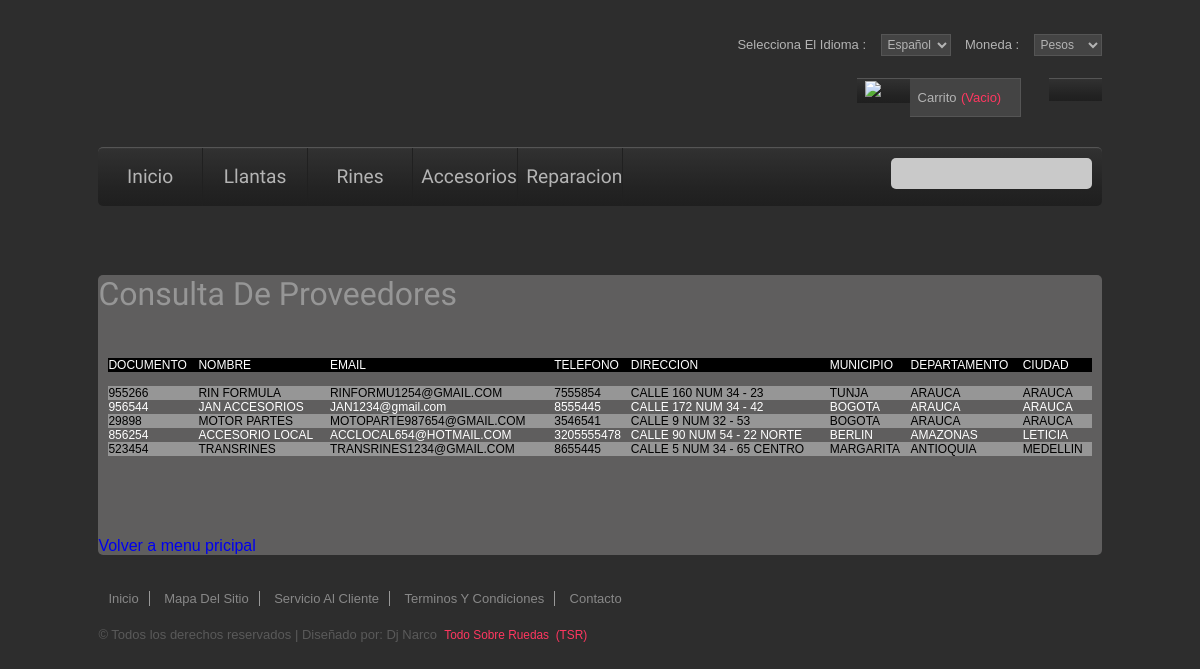
The page /Cosuta_provee.php on the database its author committed.
### tables this page shows
CREATE TABLE `proveedor` (
  `_id_provee` int(11) NOT NULL,
  `tipo_doc_pro` varchar(20) NOT NULL,
  `num_provee` int(20) NOT NULL,
  `nom_provee` varchar(42) NOT NULL,
  `email` varchar(30) NOT NULL,
  `tel_provee` varchar(46) NOT NULL,
  `direc_provee` varchar(45) NOT NULL,
  `ciudad_provee` varchar(50) NOT NULL,
  `_id_ubicacion` int(11) NOT NULL,
  `fec_creada` date NOT NULL
);

CREATE TABLE `ubicacion` (
  `_id_ubicacion` int(11) NOT NULL,
  `departamento` varchar(42) NOT NULL,
  `ciudad` varchar(43) NOT NULL
);

### db/utilidades_sql.php (called while the page is built, shortened)
<?php
$mysqli = New MySqli (DB_HOST,DB_USER,DB_PASSWORD,DB_DATABASE);
mysqli_set_charset($mysqli, "utf8");
function get_proveedor(){
	global $mysqli;
	$sql = "SELECT _id_provee, num_provee, nom_provee, email, tel_provee, direc_provee, ciudad_provee,ubicacion.departamento, ubicacion.ciudad FROM proveedor,ubicacion WHERE proveedor._id_ubicacion=ubicacion._id_ubicacion";
	return 	$mysqli ->query($sql);
}
?>

### Cosuta_provee.php (the view, shortened to what this page needs)
<!DOCTYPE HTML>
<html>
<head>
<link href="css/estilo23.css" rel="stylesheet" type="text/css" media="all" />
</head>
<body>
<?php
    include_once('php/banner.php')
    ?>
    <?php
    include_once('php/header.php')
    ?>
</div>
<div class="main">
<div class="main1">
<div class="boxes">
        <h2>Consulta de proveedores </h2>
        <div class="repair">
             <section><p>
<?php
include_once ('db/utilidades_sql.php');
$result = get_proveedor();
echo "<table class='datos' border: green 5px solid;>";
echo "<th>DOCUMENTO</th><th>NOMBRE</th><th>EMAIL</th><th>TELEFONO</th><th>DIRECCION</th><th>MUNICIPIO</th>  <th>DEPARTAMENTO</th><th>CIUDAD</th>";
echo "<tr><td><br></td></tr>";
$i=1;
while( $row = $result->fetch_assoc ())
{
    if ($i%2==0){
        echo "<tr class='fondofila1'>";
    }else{
        echo "<tr class='fondofila2'>";
    }
    echo "<td>".$row[ "num_provee"     ]."</td>";
    echo "<td>".$row[ "nom_provee"     ]."</td>";
    echo "<td>".$row[ "email"       ]."</td>";
    echo "<td>".$row[ "tel_provee"     ]."</td>";
    echo "<td>".$row[ "direc_provee"   ]."</td>";
    echo "<td>".$row[ "ciudad_provee"    ]."</td>";
    echo "<td>".$row[ "departamento"]."</td>";
    echo "<td>".$row[ "ciudad"]."</td>";
    echo "<tr>";
    $i++;
}
    echo "</table>";
?></table>
<BR><BR>
<div align="left"><a href="index.php">Volver a menu pricipal</a></div>
            </section></p>
    </div>
  </div>
</div>
</div>
<?php
    include_once('php/footer.php')
?>

### css/estilo23.css (style rules this page uses)
html,body,div,span,applet,object,iframe,h1,h2,h3,h4,h5,h6,p,blockquote,pre,a,abbr,acronym,address,big,cite,code,del,dfn,em,img,ins,kbd,q,s,samp,small,strike,strong,sub,sup,tt,var,b,u,i,dl,dt,dd,ol,nav ul,nav li,fieldset,form,label,legend,table,caption,tbody,tfoot,thead,tr,th,td,article,aside,canvas,details,embed,figure,figcaption,footer,header,hgroup,menu,nav,output,ruby,section,summary,time,mark,audio,video { margin:0;padding:0;border:0;font-size:100%;font:inherit;vertical-align:baseline; }
article, aside, details, figcaption, figure,footer, header, hgroup, menu, nav, section { display: block; }
table { border-collapse:collapse;border-spacing:0; }
a { text-decoration:none; }
body { font-family: Arial, Geneva,Helvetica, sans-serif; font-size: 100%; background: #2d2d2d; filter: progid:DXImageTransform.Microsoft.gradient( startColorstr='#2d2d2d', endColorstr='#0a0a0a',GradientType=1 ); }
.main { margin: 3% 6%; background: #5F5E5E; border-radius: 5px; }
.main1 { width: 100%; }
.repair { margin-top:3%; }
.boxes h2 { color: #969696; text-transform: capitalize; font-size: 2em; font-weight: normal; font-family: 'Anaheim', sans-serif; }
.datos { font-size: 11px; color:white; font-family: "Lucida Sans Unicode", "Lucida Grande", Sans-Serif; font-size: 12px; margin:auto; margin-top: 45px; margin-bottom: 45px; width: 98%; text-align: left; border-collapse: collapse; }
.datos th { color:white; background-color: black; }
.fondofila1 { background-color: #5F5E5E ; }
.fondofila2 { background-color: #969696; color:black; }

### rows shown on the page
proveedor: num_provee "955266", nom_provee "RIN FORMULA", email "RINFORMU1254@GMAIL.COM", tel_provee "7555854", direc_provee "CALLE 160 NUM 34 - 23", ciudad_provee "TUNJA", _id_ubicacion.departamento "ARAUCA", _id_ubicacion.ciudad "ARAUCA"
proveedor: num_provee "956544", nom_provee "JAN ACCESORIOS", email "JAN1234@gmail.com", tel_provee "8555445", direc_provee "CALLE 172 NUM 34 - 42", ciudad_provee "BOGOTA", _id_ubicacion.departamento "ARAUCA", _id_ubicacion.ciudad "ARAUCA"
proveedor: num_provee "29898", nom_provee "MOTOR PARTES", email "MOTOPARTE987654@GMAIL.COM", tel_provee "3546541", direc_provee "CALLE 9 NUM 32 - 53", ciudad_provee "BOGOTA", _id_ubicacion.departamento "ARAUCA", _id_ubicacion.ciudad "ARAUCA"
proveedor: num_provee "856254", nom_provee "ACCESORIO LOCAL", email "ACCLOCAL654@HOTMAIL.COM", tel_provee "3205555478", direc_provee "CALLE 90 NUM 54 - 22 NORTE", ciudad_provee "BERLIN", _id_ubicacion.departamento "AMAZONAS", _id_ubicacion.ciudad "LETICIA"
proveedor: num_provee "523454", nom_provee "TRANSRINES", email "TRANSRINES1234@GMAIL.COM", tel_provee "8655445", direc_provee "CALLE 5 NUM 34 - 65 CENTRO", ciudad_provee "MARGARITA", _id_ubicacion.departamento "ANTIOQUIA", _id_ubicacion.ciudad "MEDELLIN"
